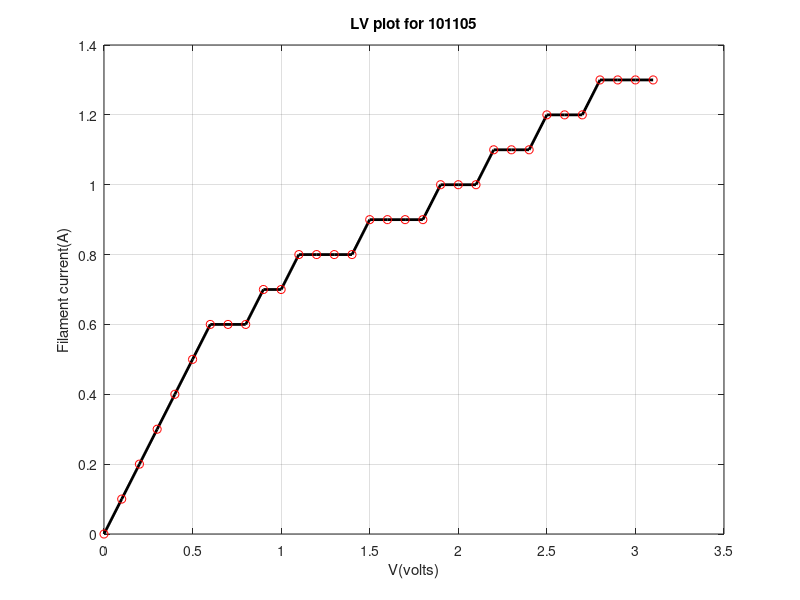

Write MATLAB code to recreate this figure.
% V vs I for 101105

V = 0:0.1:3.1;
I = [0,0.1,0.2,0.3,0.4,0.5,0.6,0.6,0.6,0.7,0.7,0.8,0.8,0.8,0.8,0.9,0.9,0.9,0.9,1,1,1,1.1,1.1,1.1,1.2,1.2,1.2,1.3,1.3,1.3,1.3];

plot(V,I,'k','LineWidth',2)
hold on
plot(V,I,'ro')
hold off
grid()
xlabel('V(volts)')
ylabel('Filament current(A)')
title('LV plot for 101105')